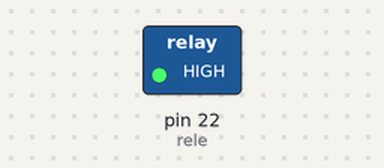
Bench run of a sketch on a simulated Arduino Mega 2560, built with avr-gcc and run on an emulated ATmega2560. On the bench: switched loads named in the sketch (green lamp = pin HIGH).

Above: at 2.5 s.
At 7.5 s:
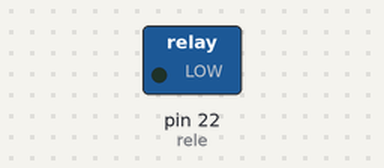
Timing chart, 0 to 13.0 s (numbered marks = the images above):
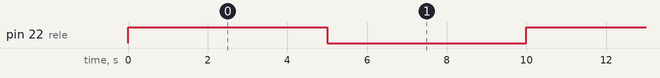

The sketch:

12_Rele.ino
```cpp
int rele = 22;

void setup() {
  // put your setup code here, to run once:
  pinMode(rele, OUTPUT);
}

void loop() {
  // put your main code here, to run repeatedly:
  digitalWrite(rele, HIGH);
  delay(5000);
  digitalWrite(rele, LOW);
  delay(5000);
}
```

Measured:
- by itself, pin 22 (rele): alternates HIGH for 5.0 s and LOW for 5.0 s
